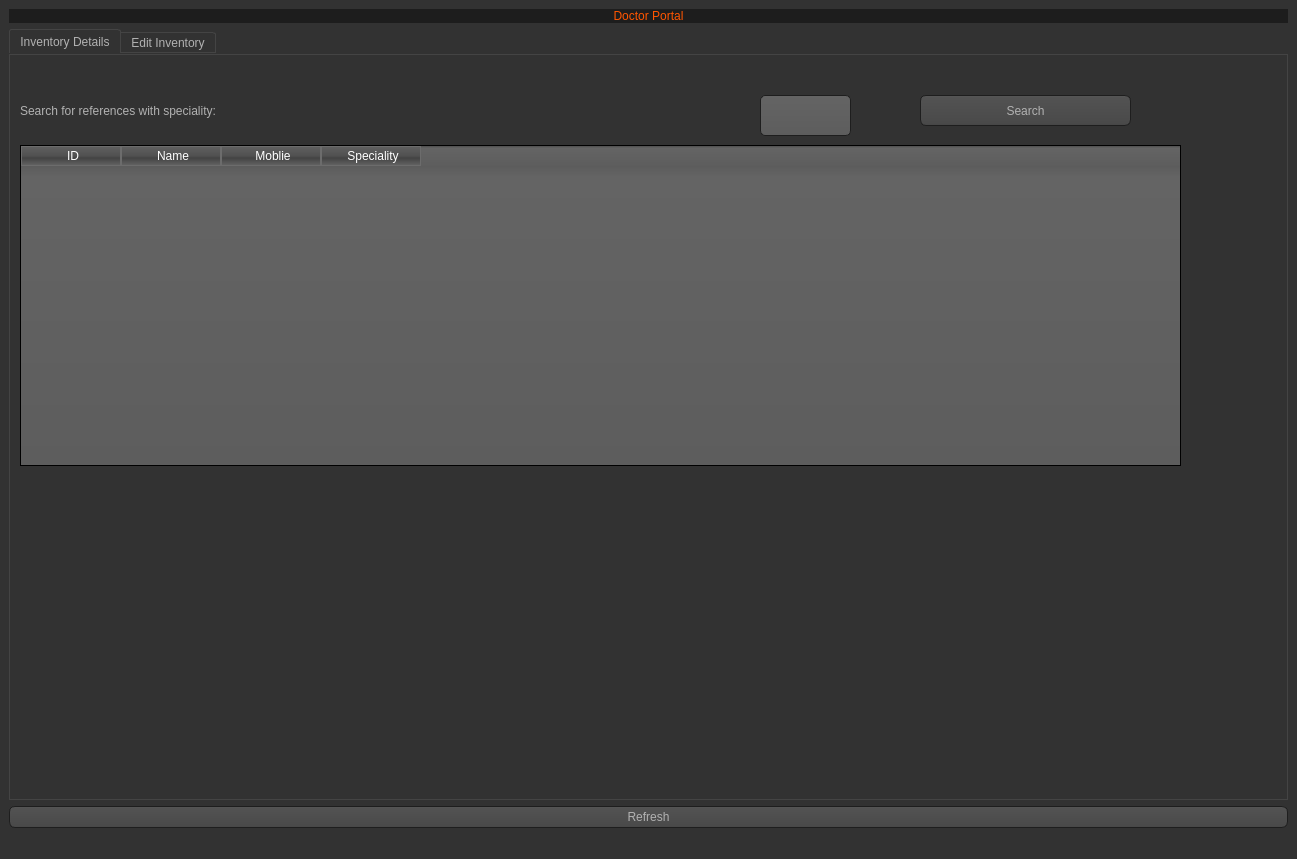
<?xml version="1.0" encoding="UTF-8"?>
<ui version="4.0">
 <class>MainWindow</class>
 <widget class="QMainWindow" name="MainWindow">
  <property name="geometry">
   <rect>
    <x>0</x>
    <y>0</y>
    <width>1297</width>
    <height>859</height>
   </rect>
  </property>
  <property name="windowTitle">
   <string>Parts Inventory Manager</string>
  </property>
  <property name="styleSheet">
   <string notr="true">QToolTip
{
     border: 1px solid black;
     background-color: #ffa02f;
     padding: 1px;
     border-radius: 3px;
     opacity: 100;
}

QWidget
{
    color: #b1b1b1;
    background-color: #323232;
}

QTreeView, QListView
{
    background-color: silver;
    margin-left: 5px;
}

QWidget:item:hover
{
    background-color: QLinearGradient( x1: 0, y1: 0, x2: 0, y2: 1, stop: 0 #ffa02f, stop: 1 #ca0619);
    color: #000000;
}

QWidget:item:selected
{
    background-color: QLinearGradient( x1: 0, y1: 0, x2: 0, y2: 1, stop: 0 #ffa02f, stop: 1 #d7801a);
}

QMenuBar::item
{
    background: transparent;
}

QMenuBar::item:selected
{
    background: transparent;
    border: 1px solid #ffaa00;
}

QMenuBar::item:pressed
{
    background: #444;
    border: 1px solid #000;
    background-color: QLinearGradient(
        x1:0, y1:0,
        x2:0, y2:1,
        stop:1 #212121,
        stop:0.4 #343434/*,
        stop:0.2 #343434,
        stop:0.1 #ffaa00*/
    );
    margin-bottom:-1px;
    padding-bottom:1px;
}

QMenu
{
    border: 1px solid #000;
}

QMenu::item
{
    padding: 2px 20px 2px 20px;
}

QMenu::item:selected
{
    color: #000000;
}

QWidget:disabled
{
    color: #808080;
    background-color: #323232;
}

QAbstractItemView
{
    background-color: QLinearGradient( x1: 0, y1: 0, x2: 0, y2: 1, stop: 0 #4d4d4d, stop: 0.1 #646464, stop: 1 #5d5d5d);
}

QWidget:focus
{
    /*border: 1px solid darkgray;*/
}

QLineEdit
{
    background-color: QLinearGradient( x1: 0, y1: 0, x2: 0, y2: 1, stop: 0 #4d4d4d, stop: 0 #646464, stop: 1 #5d5d5d);
    padding: 1px;
    border-style: solid;
    border: 1px solid #1e1e1e;
    border-radius: 5;
}

QPushButton
{
    color: #b1b1b1;
    background-color: QLinearGradient( x1: 0, y1: 0, x2: 0, y2: 1, stop: 0 #565656, stop: 0.1 #525252, stop: 0.5 #4e4e4e, stop: 0.9 #4a4a4a, stop: 1 #464646);
    border-width: 1px;
    border-color: #1e1e1e;
    border-style: solid;
    border-radius: 6;
    padding: 3px;
    font-size: 12px;
    padding-left: 5px;
    padding-right: 5px;
    min-width: 40px;
}

QPushButton:pressed
{
    background-color: QLinearGradient( x1: 0, y1: 0, x2: 0, y2: 1, stop: 0 #2d2d2d, stop: 0.1 #2b2b2b, stop: 0.5 #292929, stop: 0.9 #282828, stop: 1 #252525);
}

QComboBox
{
    selection-background-color: #ffaa00;
    background-color: QLinearGradient( x1: 0, y1: 0, x2: 0, y2: 1, stop: 0 #565656, stop: 0.1 #525252, stop: 0.5 #4e4e4e, stop: 0.9 #4a4a4a, stop: 1 #464646);
    border-style: solid;
    border: 1px solid #1e1e1e;
    border-radius: 5;
}

QComboBox:hover,QPushButton:hover
{
    border: 2px solid QLinearGradient( x1: 0, y1: 0, x2: 0, y2: 1, stop: 0 #ffa02f, stop: 1 #d7801a);
}


QComboBox:on
{
    padding-top: 3px;
    padding-left: 4px;
    background-color: QLinearGradient( x1: 0, y1: 0, x2: 0, y2: 1, stop: 0 #2d2d2d, stop: 0.1 #2b2b2b, stop: 0.5 #292929, stop: 0.9 #282828, stop: 1 #252525);
    selection-background-color: #ffaa00;
}

QComboBox QAbstractItemView
{
    border: 2px solid darkgray;
    selection-background-color: QLinearGradient( x1: 0, y1: 0, x2: 0, y2: 1, stop: 0 #ffa02f, stop: 1 #d7801a);
}

QComboBox::drop-down
{
     subcontrol-origin: padding;
     subcontrol-position: top right;
     width: 15px;

     border-left-width: 0px;
     border-left-color: darkgray;
     border-left-style: solid; /* just a single line */
     border-top-right-radius: 3px; /* same radius as the QComboBox */
     border-bottom-right-radius: 3px;
 }

QComboBox::down-arrow
{
     image: url(:/dark_orange/img/down_arrow.png);
}

QGroupBox
{
    border: 1px solid darkgray;
    margin-top: 10px;
}

QGroupBox:focus
{
    border: 1px solid darkgray;
}

QTextEdit:focus
{
    border: 1px solid darkgray;
}

QScrollBar:horizontal {
     border: 1px solid #222222;
     background: QLinearGradient( x1: 0, y1: 0, x2: 0, y2: 1, stop: 0.0 #121212, stop: 0.2 #282828, stop: 1 #484848);
     height: 7px;
     margin: 0px 16px 0 16px;
}

QScrollBar::handle:horizontal
{
      background: QLinearGradient( x1: 0, y1: 0, x2: 1, y2: 0, stop: 0 #ffa02f, stop: 0.5 #d7801a, stop: 1 #ffa02f);
      min-height: 20px;
      border-radius: 2px;
}

QScrollBar::add-line:horizontal {
      border: 1px solid #1b1b19;
      border-radius: 2px;
      background: QLinearGradient( x1: 0, y1: 0, x2: 1, y2: 0, stop: 0 #ffa02f, stop: 1 #d7801a);
      width: 14px;
      subcontrol-position: right;
      subcontrol-origin: margin;
}

QScrollBar::sub-line:horizontal {
      border: 1px solid #1b1b19;
      border-radius: 2px;
      background: QLinearGradient( x1: 0, y1: 0, x2: 1, y2: 0, stop: 0 #ffa02f, stop: 1 #d7801a);
      width: 14px;
     subcontrol-position: left;
     subcontrol-origin: margin;
}

QScrollBar::right-arrow:horizontal, QScrollBar::left-arrow:horizontal
{
      border: 1px solid black;
      width: 1px;
      height: 1px;
      background: white;
}

QScrollBar::add-page:horizontal, QScrollBar::sub-page:horizontal
{
      background: none;
}

QScrollBar:vertical
{
      background: QLinearGradient( x1: 0, y1: 0, x2: 1, y2: 0, stop: 0.0 #121212, stop: 0.2 #282828, stop: 1 #484848);
      width: 7px;
      margin: 16px 0 16px 0;
      border: 1px solid #222222;
}

QScrollBar::handle:vertical
{
      background: QLinearGradient( x1: 0, y1: 0, x2: 0, y2: 1, stop: 0 #ffa02f, stop: 0.5 #d7801a, stop: 1 #ffa02f);
      min-height: 20px;
      border-radius: 2px;
}

QScrollBar::add-line:vertical
{
      border: 1px solid #1b1b19;
      border-radius: 2px;
      background: QLinearGradient( x1: 0, y1: 0, x2: 0, y2: 1, stop: 0 #ffa02f, stop: 1 #d7801a);
      height: 14px;
      subcontrol-position: bottom;
      subcontrol-origin: margin;
}

QScrollBar::sub-line:vertical
{
      border: 1px solid #1b1b19;
      border-radius: 2px;
      background: QLinearGradient( x1: 0, y1: 0, x2: 0, y2: 1, stop: 0 #d7801a, stop: 1 #ffa02f);
      height: 14px;
      subcontrol-position: top;
      subcontrol-origin: margin;
}

QScrollBar::up-arrow:vertical, QScrollBar::down-arrow:vertical
{
      border: 1px solid black;
      width: 1px;
      height: 1px;
      background: white;
}


QScrollBar::add-page:vertical, QScrollBar::sub-page:vertical
{
      background: none;
}

QTextEdit
{
    background-color: #242424;
}

QPlainTextEdit
{
    background-color: #242424;
}

QHeaderView::section
{
    background-color: QLinearGradient(x1:0, y1:0, x2:0, y2:1, stop:0 #616161, stop: 0.5 #505050, stop: 0.6 #434343, stop:1 #656565);
    color: white;
    padding-left: 4px;
    border: 1px solid #6c6c6c;
}

QCheckBox:disabled
{
color: #414141;
}

QDockWidget::title
{
    text-align: center;
    spacing: 3px; /* spacing between items in the tool bar */
    background-color: QLinearGradient(x1:0, y1:0, x2:0, y2:1, stop:0 #323232, stop: 0.5 #242424, stop:1 #323232);
}

QDockWidget::close-button, QDockWidget::float-button
{
    text-align: center;
    spacing: 1px; /* spacing between items in the tool bar */
    background-color: QLinearGradient(x1:0, y1:0, x2:0, y2:1, stop:0 #323232, stop: 0.5 #242424, stop:1 #323232);
}

QDockWidget::close-button:hover, QDockWidget::float-button:hover
{
    background: #242424;
}

QDockWidget::close-button:pressed, QDockWidget::float-button:pressed
{
    padding: 1px -1px -1px 1px;
}

QMainWindow::separator
{
    background-color: QLinearGradient(x1:0, y1:0, x2:0, y2:1, stop:0 #161616, stop: 0.5 #151515, stop: 0.6 #212121, stop:1 #343434);
    color: white;
    padding-left: 4px;
    border: 1px solid #4c4c4c;
    spacing: 3px; /* spacing between items in the tool bar */
}

QMainWindow::separator:hover
{

    background-color: QLinearGradient(x1:0, y1:0, x2:0, y2:1, stop:0 #d7801a, stop:0.5 #b56c17 stop:1 #ffa02f);
    color: white;
    padding-left: 4px;
    border: 1px solid #6c6c6c;
    spacing: 3px; /* spacing between items in the tool bar */
}

QToolBar::handle
{
     spacing: 3px; /* spacing between items in the tool bar */
     background: url(:/dark_orange/img/handle.png);
}

QMenu::separator
{
    height: 2px;
    background-color: QLinearGradient(x1:0, y1:0, x2:0, y2:1, stop:0 #161616, stop: 0.5 #151515, stop: 0.6 #212121, stop:1 #343434);
    color: white;
    padding-left: 4px;
    margin-left: 10px;
    margin-right: 5px;
}

QProgressBar
{
    border: 2px solid grey;
    border-radius: 5px;
    text-align: center;
}

QProgressBar::chunk
{
    background-color: #d7801a;
    width: 2.15px;
    margin: 0.5px;
}

QTabBar::tab {
    color: #b1b1b1;
    border: 1px solid #444;
    border-bottom-style: none;
    background-color: #323232;
    padding-left: 10px;
    padding-right: 10px;
    padding-top: 3px;
    padding-bottom: 2px;
    margin-right: -1px;
}

QTabWidget::pane {
    border: 1px solid #444;
    top: 1px;
}

QTabBar::tab:last
{
    margin-right: 0; /* the last selected tab has nothing to overlap with on the right */
    border-top-right-radius: 3px;
}

QTabBar::tab:first:!selected
{
 margin-left: 0px; /* the last selected tab has nothing to overlap with on the right */


    border-top-left-radius: 3px;
}

QTabBar::tab:!selected
{
    color: #b1b1b1;
    border-bottom-style: solid;
    margin-top: 3px;
    background-color: QLinearGradient(x1:0, y1:0, x2:0, y2:1, stop:1 #212121, stop:.4 #343434);
}

QTabBar::tab:selected
{
    border-top-left-radius: 3px;
    border-top-right-radius: 3px;
    margin-bottom: 0px;
}

QTabBar::tab:!selected:hover
{
    /*border-top: 2px solid #ffaa00;
    padding-bottom: 3px;*/
    border-top-left-radius: 3px;
    border-top-right-radius: 3px;
    background-color: QLinearGradient(x1:0, y1:0, x2:0, y2:1, stop:1 #212121, stop:0.4 #343434, stop:0.2 #343434, stop:0.1 #ffaa00);
}

QRadioButton::indicator:checked, QRadioButton::indicator:unchecked{
    color: #b1b1b1;
    background-color: #323232;
    border: 1px solid #b1b1b1;
    border-radius: 6px;
}

QRadioButton::indicator:checked
{
    background-color: qradialgradient(
        cx: 0.5, cy: 0.5,
        fx: 0.5, fy: 0.5,
        radius: 1.0,
        stop: 0.25 #ffaa00,
        stop: 0.3 #323232
    );
}

QCheckBox::indicator{
    color: #b1b1b1;
    background-color: #323232;
    border: 1px solid #b1b1b1;
    width: 9px;
    height: 9px;
}

QRadioButton::indicator
{
    border-radius: 6px;
}

QRadioButton::indicator:hover, QCheckBox::indicator:hover
{
    border: 1px solid #ffaa00;
}

QCheckBox::indicator:checked
{
    image:url(:/dark_orange/img/checkbox.png);
}

QCheckBox::indicator:disabled, QRadioButton::indicator:disabled
{
    border: 1px solid #444;
}


QSlider::groove:horizontal {
    border: 1px solid #3A3939;
    height: 8px;
    background: #201F1F;
    margin: 2px 0;
    border-radius: 2px;
}

QSlider::handle:horizontal {
    background: QLinearGradient( x1: 0, y1: 0, x2: 0, y2: 1,
      stop: 0.0 silver, stop: 0.2 #a8a8a8, stop: 1 #727272);
    border: 1px solid #3A3939;
    width: 14px;
    height: 14px;
    margin: -4px 0;
    border-radius: 2px;
}

QSlider::groove:vertical {
    border: 1px solid #3A3939;
    width: 8px;
    background: #201F1F;
    margin: 0 0px;
    border-radius: 2px;
}

QSlider::handle:vertical {
    background: QLinearGradient( x1: 0, y1: 0, x2: 0, y2: 1, stop: 0.0 silver,
      stop: 0.2 #a8a8a8, stop: 1 #727272);
    border: 1px solid #3A3939;
    width: 14px;
    height: 14px;
    margin: 0 -4px;
    border-radius: 2px;
}

QAbstractSpinBox {
    padding-top: 2px;
    padding-bottom: 2px;
    border: 1px solid darkgray;

    border-radius: 2px;
    min-width: 50px;
}</string>
  </property>
  <widget class="QWidget" name="centralwidget">
   <layout class="QVBoxLayout" name="verticalLayout">
    <item>
     <widget class="QLabel" name="label">
      <property name="styleSheet">
       <string notr="true">font: 75 30pt &quot;Century Gothic&quot;;
color:rgb(255, 85, 0);
background-color:rgb(29, 29, 29)</string>
      </property>
      <property name="text">
       <string>Doctor Portal</string>
      </property>
      <property name="alignment">
       <set>Qt::AlignCenter</set>
      </property>
     </widget>
    </item>
    <item>
     <widget class="QTabWidget" name="tabWidget">
      <property name="focusPolicy">
       <enum>Qt::NoFocus</enum>
      </property>
      <property name="contextMenuPolicy">
       <enum>Qt::DefaultContextMenu</enum>
      </property>
      <property name="styleSheet">
       <string notr="true">font: 75 18pt &quot;Candara&quot;;</string>
      </property>
      <property name="currentIndex">
       <number>0</number>
      </property>
      <widget class="QWidget" name="tab">
       <attribute name="title">
        <string>Inventory Details</string>
       </attribute>
       <widget class="QLabel" name="label_2">
        <property name="geometry">
         <rect>
          <x>10</x>
          <y>30</y>
          <width>741</width>
          <height>51</height>
         </rect>
        </property>
        <property name="text">
         <string>Search for references with speciality:</string>
        </property>
       </widget>
       <widget class="QLineEdit" name="count_filter_txt">
        <property name="geometry">
         <rect>
          <x>750</x>
          <y>40</y>
          <width>91</width>
          <height>41</height>
         </rect>
        </property>
       </widget>
       <widget class="QPushButton" name="search_btn">
        <property name="geometry">
         <rect>
          <x>910</x>
          <y>40</y>
          <width>211</width>
          <height>31</height>
         </rect>
        </property>
        <property name="text">
         <string>Search</string>
        </property>
       </widget>
       <widget class="QTableWidget" name="table">
        <property name="enabled">
         <bool>true</bool>
        </property>
        <property name="geometry">
         <rect>
          <x>10</x>
          <y>90</y>
          <width>1161</width>
          <height>321</height>
         </rect>
        </property>
        <property name="focusPolicy">
         <enum>Qt::WheelFocus</enum>
        </property>
        <property name="contextMenuPolicy">
         <enum>Qt::DefaultContextMenu</enum>
        </property>
        <property name="styleSheet">
         <string notr="true">font: 10pt &quot;Century Gothic&quot;;</string>
        </property>
        <column>
         <property name="text">
          <string>ID</string>
         </property>
        </column>
        <column>
         <property name="text">
          <string>Name</string>
         </property>
        </column>
        <column>
         <property name="text">
          <string>Moblie</string>
         </property>
        </column>
        <column>
         <property name="text">
          <string>Speciality</string>
         </property>
        </column>
       </widget>
      </widget>
      
      <widget class="QWidget" name="tab_2">
       <attribute name="title">
        <string notr="true">Edit Inventory</string>
       </attribute>
       <widget class="QLabel" name="label_7">
        <property name="geometry">
         <rect>
          <x>120</x>
          <y>111</y>
          <width>161</width>
          <height>31</height>
         </rect>
        </property>
        <property name="text">
         <string>Name</string>
        </property>
       </widget>
       <widget class="QLabel" name="label_9">
        <property name="geometry">
         <rect>
          <x>120</x>
          <y>190</y>
          <width>131</width>
          <height>31</height>
         </rect>
        </property>
        <property name="text">
         <string>Mobile</string>
        </property>
       </widget>
       <widget class="QLabel" name="label_10">
        <property name="geometry">
         <rect>
          <x>120</x>
          <y>260</y>
          <width>151</width>
          <height>41</height>
         </rect>
        </property>
        <property name="text">
         <string>Speciality</string>
        </property>
       </widget>
       <!-- <widget class="QLabel" name="label_11">
        <property name="geometry">
         <rect>
          <x>530</x>
          <y>120</y>
          <width>241</width>
          <height>31</height>
         </rect>
        </property>
        <property name="text">
         <string>Number of Holes</string>
        </property>
       </widget>
       <widget class="QLabel" name="label_12">
        <property name="geometry">
         <rect>
          <x>540</x>
          <y>190</y>
          <width>221</width>
          <height>21</height>
         </rect>
        </property>
        <property name="text">
         <string>Min diameter</string>
        </property>
       </widget>
       <widget class="QLabel" name="label_14">
        <property name="geometry">
         <rect>
          <x>530</x>
          <y>260</y>
          <width>221</width>
          <height>31</height>
         </rect>
        </property>
        <property name="text">
         <string>Max diameter</string>
        </property>
       </widget>
       <widget class="QLabel" name="label_15">
        <property name="geometry">
         <rect>
          <x>550</x>
          <y>330</y>
          <width>141</width>
          <height>21</height>
         </rect>
        </property>
        <property name="text">
         <string>Count</string>
        </property>
       </widget>
       <widget class="QLabel" name="label_8">
        <property name="geometry">
         <rect>
          <x>120</x>
          <y>180</y>
          <width>161</width>
          <height>31</height>
         </rect>
        </property>
        <property name="text">
         <string>Part Name</string>
        </property>
       </widget> -->
       <widget class="QLabel" name="id">
        <property name="geometry">
         <rect>
          <x>460</x>
          <y>30</y>
          <width>101</width>
          <height>41</height>
         </rect>
        </property>
        <property name="text">
         <string>ID</string>
        </property>
       </widget>
       <widget class="QLineEdit" name="name">
        <property name="geometry">
         <rect>
          <x>270</x>
          <y>111</y>
          <width>171</width>
          <height>41</height>
         </rect>
        </property>
       </widget>
       <widget class="QLineEdit" name="mobile">
        <property name="geometry">
         <rect>
          <x>280</x>
          <y>190</y>
          <width>171</width>
          <height>41</height>
         </rect>
        </property>
       </widget>
       <widget class="QLineEdit" name="speciality">
        <property name="geometry">
         <rect>
          <x>280</x>
          <y>260</y>
          <width>171</width>
          <height>41</height>
         </rect>
        </property>
       </widget>
       <!-- <widget class="QLineEdit" name="max_area">
        <property name="geometry">
         <rect>
          <x>290</x>
          <y>330</y>
          <width>171</width>
          <height>41</height>
         </rect>
        </property>
       </widget>
       <widget class="QLineEdit" name="number_of_holes">
        <property name="geometry">
         <rect>
          <x>780</x>
          <y>120</y>
          <width>151</width>
          <height>41</height>
         </rect>
        </property>
       </widget>
       <widget class="QLineEdit" name="min_diameter">
        <property name="geometry">
         <rect>
          <x>780</x>
          <y>190</y>
          <width>151</width>
          <height>41</height>
         </rect>
        </property>
       </widget>
       <widget class="QLineEdit" name="max_diameter">
        <property name="geometry">
         <rect>
          <x>750</x>
          <y>260</y>
          <width>201</width>
          <height>41</height>
         </rect>
        </property>
       </widget>
       <widget class="QSpinBox" name="count">
        <property name="geometry">
         <rect>
          <x>690</x>
          <y>320</y>
          <width>121</width>
          <height>41</height>
         </rect>
        </property>
       </widget> -->
       <widget class="QPushButton" name="first_btn">
        <property name="geometry">
         <rect>
          <x>20</x>
          <y>420</y>
          <width>81</width>
          <height>41</height>
         </rect>
        </property>
        <property name="text">
         <string>&lt;&lt;</string>
        </property>
       </widget>
       <widget class="QPushButton" name="previous_btn">
        <property name="geometry">
         <rect>
          <x>120</x>
          <y>420</y>
          <width>81</width>
          <height>41</height>
         </rect>
        </property>
        <property name="text">
         <string>&lt;</string>
        </property>
       </widget>
       <widget class="QPushButton" name="next_btn">
        <property name="geometry">
         <rect>
          <x>292</x>
          <y>420</y>
          <width>81</width>
          <height>41</height>
         </rect>
        </property>
        <property name="text">
         <string>&gt;</string>
        </property>
       </widget>
       <widget class="QPushButton" name="last_btn">
        <property name="geometry">
         <rect>
          <x>392</x>
          <y>420</y>
          <width>91</width>
          <height>41</height>
         </rect>
        </property>
        <property name="text">
         <string>&gt;&gt;</string>
        </property>
       </widget>
       <widget class="QPushButton" name="update_btn">
        <property name="geometry">
         <rect>
          <x>752</x>
          <y>417</y>
          <width>111</width>
          <height>41</height>
         </rect>
        </property>
        <property name="text">
         <string>Update</string>
        </property>
       </widget>
       <widget class="QPushButton" name="delete_btn">
        <property name="geometry">
         <rect>
          <x>880</x>
          <y>417</y>
          <width>101</width>
          <height>41</height>
         </rect>
        </property>
        <property name="text">
         <string>Delete</string>
        </property>
       </widget>
       <widget class="QPushButton" name="add_btn">
        <property name="geometry">
         <rect>
          <x>990</x>
          <y>417</y>
          <width>101</width>
          <height>41</height>
         </rect>
        </property>
        <property name="text">
         <string>Add</string>
        </property>
       </widget>
       <widget class="QLabel" name="id_2">
        <property name="geometry">
         <rect>
          <x>570</x>
          <y>30</y>
          <width>81</width>
          <height>41</height>
         </rect>
        </property>
        <property name="styleSheet">
         <string notr="true">background-color:rgb(159, 159, 159)</string>
        </property>
        <property name="text">
         <string/>
        </property>
       </widget>
      </widget>
     </widget>
    </item>
    <item>
     <widget class="QPushButton" name="refresh_btn">
      <property name="styleSheet">
       <string notr="true">font: 16pt &quot;Century Gothic&quot;;</string>
      </property>
      <property name="text">
       <string>Refresh</string>
      </property>
     </widget>
    </item>
   </layout>
  </widget>
  <widget class="QMenuBar" name="menubar">
   <property name="geometry">
    <rect>
     <x>0</x>
     <y>0</y>
     <width>1297</width>
     <height>26</height>
    </rect>
   </property>
  </widget>
  <widget class="QStatusBar" name="statusbar"/>
 </widget>
 <resources/>
 <connections/>
</ui>
